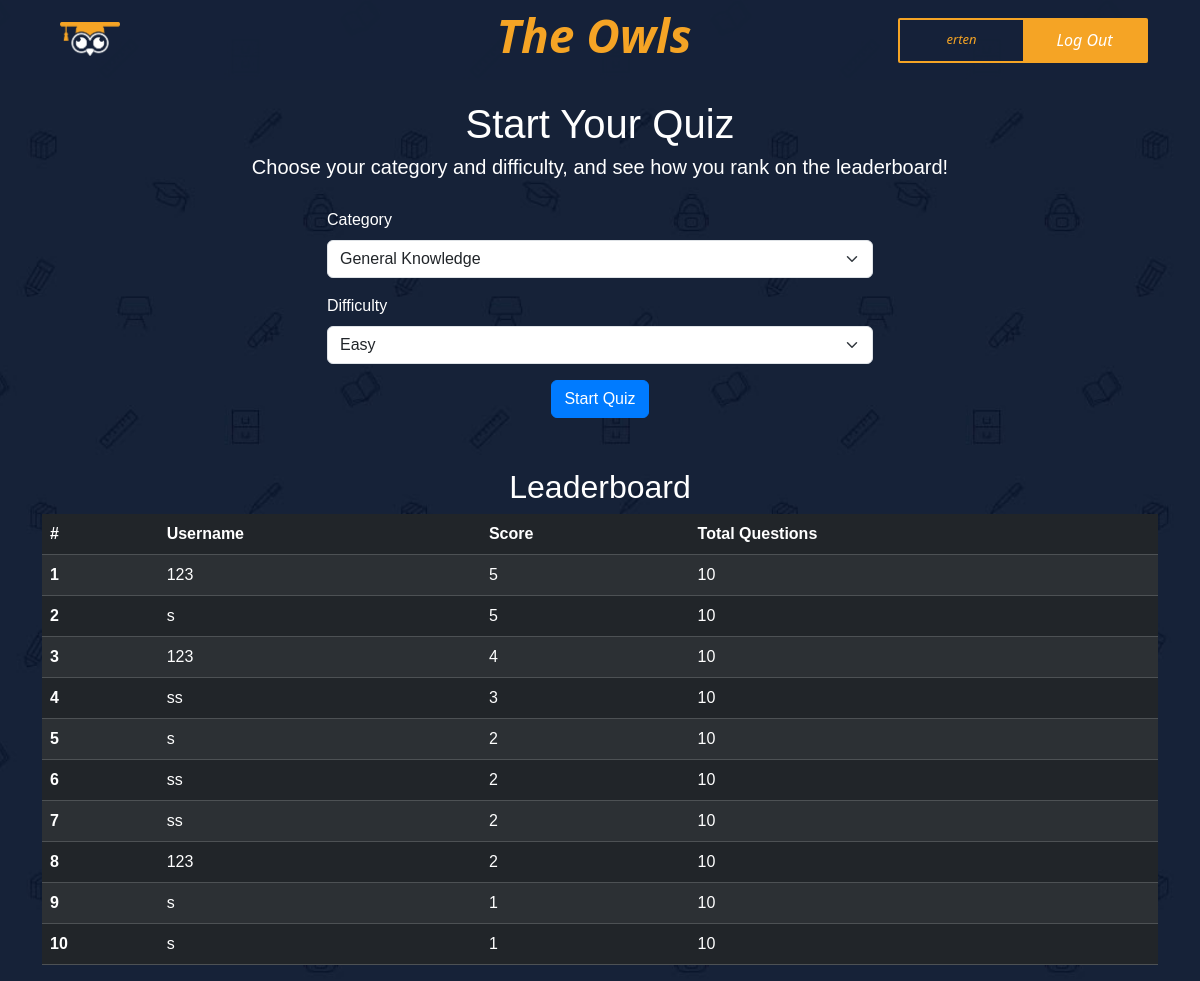
The page /dashboard (signed in) on the database its author committed.
### app.py (models this page shows)
class User(db.Model, UserMixin):
    id = db.Column(db.Integer, primary_key=True)
    username = db.Column(db.String(50), unique=True, nullable=False)
    password = db.Column(db.String(255), nullable=False)
    scores = db.relationship('Score', backref='user', lazy=True)

### app.py (the view, shortened to what this page needs)
@app.route('/dashboard', methods=['GET', 'POST'])
@login_required
def dashboard():
    correct_count = session.get('correct_count', 0)
    total_questions = session.get('total_questions', 10)
    new_score = Score(user_id=current_user.id, score=correct_count, total_questions=total_questions)
    db.session.add(new_score)
    db.session.commit()
    session.pop('quiz_questions', None)
    session.pop('current_question_index', None)
    session.pop('correct_count', None)
    session.pop('total_questions', None)
    categories = [
        {"id": 9, "name": "General Knowledge"},
        {"id": 10, "name": "Entertainment: Books"},
        {"id": 11, "name": "Entertainment: Film"},
        {"id": 12, "name": "Entertainment: Music"},
        {"id": 17, "name": "Science & Nature"},
        {"id": 18, "name": "Science: Computers"},
        {"id": 21, "name": "Sports"},
        {"id": 23, "name": "History"},
    ]
    difficulties = ["easy", "medium", "hard"]
    leaderboard = (
        db.session.query(User.username, Score.score, Score.total_questions, Score.date)
        .join(Score)
        .order_by(Score.score.desc(), Score.date.asc())
        .limit(10)
        .all()
    )
    return render_template('dashboard.html', categories=categories, difficulties=difficulties, leaderboard=leaderboard, enumerate=enumerate)

### app.py (called while the page is built)
@login_manager.user_loader
def load_user(user_id):
    return User.query.get(int(user_id))

### templates/dashboard.html (shortened to what this page needs)
<!DOCTYPE html>
<html lang="en">
<head>
    <link href="https://cdn.jsdelivr.net/npm/bootstrap@5.3.2/dist/css/bootstrap.min.css" rel="stylesheet">
    <link rel="stylesheet" href="/static/css/fontawesome.css">
    <link rel="stylesheet" href="/static/css/templatemo-grad-school.css" />
    <link rel="stylesheet" href="/static/css/owl.css" />
    <link rel="stylesheet" href="/static/css/lightbox.css" />
</head>
<body>
    <header class="main-header clearfix" role="header" style="display: flex;flex-direction: row;">
        <div class="Name" style="width: 100%;display: flex;align-items: center;">
            <div class="logo" style="width: 33vw;">
                <a href="{{url_for('start')}}"><img src="/static/images/owl logo.png" alt="" style="width: 60px;"></a>
            </div>
            <h1
                style="width: 33vw; font-style: normal; color: #f5a425;font-style: italic; font-size: 46px; font-weight: 800;font-family: system-ui, -apple-system, BlinkMacSystemFont, 'Segoe UI', Roboto, Oxygen, Ubuntu, Cantarell, 'Open Sans', 'Helvetica Neue', sans-serif;display: flex;align-items: center;justify-content: center;">
                The Owls</h1>
            <div style="display: flex;width: 33vw;flex-direction: row;justify-content: end;align-items: end;">
                <div
                    style="border: #f5a425 solid 2px;display: flex;flex-direction: row;justify-content: center;align-items: center;height: 45px;width: 250px;margin-right: 40px;border-radius: 2px;">
                    <div style="width: 50%;height: 100%;display: flex;justify-content: center;align-items: center;">
                        <p
                            style="font-style: italic; color: #f5a425;margin-top: 13px;font-family: system-ui, -apple-system, BlinkMacSystemFont, 'Segoe UI', Roboto, Oxygen, Ubuntu, Cantarell, 'Open Sans', 'Helvetica Neue', sans-serif">
                            {{ current_user.username }}</p>
                    </div>
                    <div
                        style="width: 50%;background-color: #f5a425;height: 100%;display: flex;justify-content: center;align-items: center;">
                        <a href="{{url_for('logout')}}"
                            style="font-style: italic; color: white;font-family: system-ui, -apple-system, BlinkMacSystemFont, 'Segoe UI', Roboto, Oxygen, Ubuntu, Cantarell, 'Open Sans', 'Helvetica Neue', sans-serif">Log
                            Out</a>
                    </div>
                </div>
            </div>
        </div>
    </header>
    <div class="container" style="margin-top: 100px;">
        <div class="text-center mt-4">
            <h1>Start Your Quiz</h1>
            <p class="lead">Choose your category and difficulty, and see how you rank on the leaderboard!</p>
        </div>
        <div class="row justify-content-center form-container">
            <div class="col-md-6">
                <form method="POST" action="{{ url_for('quiz') }}">
                    <div class="mb-3">
                        <label for="category" class="form-label">Category</label>
                        <select class="form-select" id="category" name="category" required>
                            <option value="9">General Knowledge</option>
                        </select>
                    </div>
                    <div class="mb-3">
                        <label for="difficulty" class="form-label">Difficulty</label>
                        <select class="form-select" id="difficulty" name="difficulty" required>
                            <option value="easy">Easy</option>
                        </select>
                    </div>
                    <div class="text-center">
                        <button type="submit" class="btn btn-primary">Start Quiz</button>
                    </div>
                </form>
            </div>
        </div>
        <div class="table-container">
            <h2 class="text-center">Leaderboard</h2>
            <table class="table table-dark table-striped table-hover">
                <thead>
                    <tr>
                        <th scope="col">#</th>
                        <th scope="col">Username</th>
                        <th scope="col">Score</th>
                        <th scope="col">Total Questions</th>
                    </tr>
                </thead>
                <tbody>
                    {% for rank, entry in enumerate(leaderboard, start=1) %}
                    <tr>
                        <th scope="row">{{ rank }}</th>
                        <td>{{ entry.username }}</td>
                        <td>{{ entry.score }}</td>
                        <td>{{ entry.total_questions }}</td>
                    </tr>
                    {% endfor %}
                </tbody>
            </table>
        </div>
    </div>
</body>
</html>

### static/css/templatemo-grad-school.css (style rules this page uses)
body { font-family: 'Montserrat', sans-serif; }
a { color: #3CF; text-decoration: none; }
p { font-size: 13px; line-height: 22px; }
.main-header { background-color: rgba(22,34,57,0.95); height: 80px; position: fixed; z-index: 12; width: 100%; top: 0; }
.main-header .logo { float: left; line-height: 80px; padding-left: 60px; }
.main-header .logo a { font-size: 36px; text-transform: uppercase; font-weight: 800; color: #fff; }

### rows shown on the page
User: username "erten"
User: username "123" "123" "123"
User: username "ss" "ss" "ss"

### other values the page prints
{{ rank }} "1" "2" "3" "4" "5" "6" "7" "8" "9" "10"
{{ entry.score }} "5" "5" "4" "3" "2" "2" "2" "2" "1" "1"
{{ entry.total_questions }} "10" "10" "10" "10" "10" "10" "10" "10" "10" "10"
{{ entry.username }} "s" "s" "s" "s"
